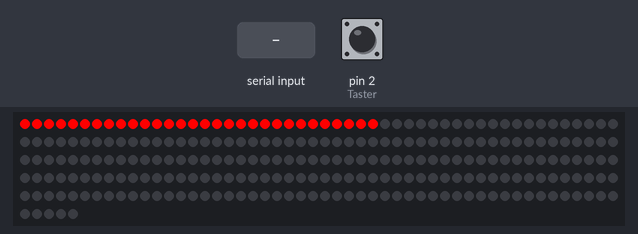
Recording of a sketch running on a simulated Arduino Uno, built with avr-gcc and run on an emulated ATmega328P. Shown: 255 RGB LEDs in strip order, left to right, continuing on the next row. The test bench sets the inputs (shaded band); at power-on: pin 2 (Taster) HIGH. What the sketch prints to the serial monitor is not drawn.

Above: at 1.2 s.
1.3 s: pin 2 (Taster) pulled LOW for 0.15 s
2.9 s: "a" received over the second serial link
5.3 s: pin 2 (Taster) pulled LOW for 1 s
6.9 s: pin 2 (Taster) pulsed LOW 5 times (0.12 s each, 0.3 s apart)
Timing chart, 0 to 9.9 s (numbered marks = the images above; inputs shaded):
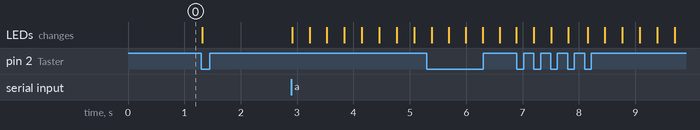

The sketch:

LEDStreifenMitBlue.ino
```cpp
#include <Adafruit_NeoPixel.h>

#define PIN 6

#define NUMPIXEL 255
int anzLEDs = 31;

Adafruit_NeoPixel Pixel(NUMPIXEL, PIN, NEO_GRB + NEO_KHZ800);


#define Taster 2
#define prellZeit 50

int muster;
int anzMuster = 6;
bool taste;
bool tasteAlt;
bool steigFlanke;
bool fallFlanke;
unsigned int letzteFlankenZeit = 0;
int laengeLauflicht = 5;
int LEDNr = 0;
unsigned long zeitSchritt=10 ;
unsigned long letzteZeit;

#include <SoftwareSerial.h>
SoftwareSerial blue(10, 11); // RX, TX

void setup() {
  pinMode(Taster, INPUT_PULLUP);

  Serial.begin(9600);
  Pixel.begin();
   blue.begin(9600);

}


void loop() {

  taster();
  bluethooth();
  mustereinstellen();


}


char BluetoothData;

void bluethooth(){


  if(blue.available()>0){
    Serial.print("2");
    BluetoothData = blue.read();
    Serial.print(BluetoothData);
    if(BluetoothData == 'a'){
      muster++;
      if(muster>5)muster =0;

    }


  }

}


void mustereinstellen () {

  switch (muster) {
    case 0:
      allesBlau();
      break;
    case 1:
      allesRot();

      break;
    case 2:
       laufLichtEins();
      break;

      case 3:
laufLichtMehere();
      break;
      case 4:
nightRider();

      break;

      case 5:
nightRiderMehere();

      break;
  }

  Pixel.show();

}

void taster () {
  tasteAlt = taste;
  taste = !digitalRead(Taster);
  steigFlanke = !tasteAlt && taste;
  fallFlanke = tasteAlt && !taste;

  if (steigFlanke && (millis() >= letzteFlankenZeit + prellZeit)) {
    muster = (muster + 1) % anzMuster;

    Serial.print(muster);
  }

  if (fallFlanke) {
    letzteFlankenZeit = millis();
  }

}

void allesRot(){
 for (int i = 0; i < 30; i++ ) {
        Pixel.setPixelColor(i , Pixel.Color(0, 0, 255));
      }
}

void allesBlau(){
 for (int i = 0; i < 30; i++ ) {
        Pixel.setPixelColor(i , Pixel.Color(255, 0, 0));
      }
}

void laufLichtEins(){

        if(millis()>letzteZeit+zeitSchritt){
          Pixel.clear();
          Pixel.setPixelColor(LEDNr, Pixel.Color(0, 255, 255));


          LEDNr = (LEDNr +1)%anzLEDs;
          letzteZeit = millis();
        }
}

void laufLichtMehere(){
      if(millis()>letzteZeit+zeitSchritt){
          Pixel.clear();
          for(int i =0;i<laengeLauflicht;i++){
          Pixel.setPixelColor((LEDNr+i)%anzLEDs, Pixel.Color(0, 255, 255));


          }

          LEDNr = (LEDNr +1)%anzLEDs;
          letzteZeit = millis();
        }

}
int lEDNrNight = 1;
  int richtung = -1;

void nightRiderMehere() {
   if(millis()>letzteZeit+zeitSchritt) {
     lEDNrNight = lEDNrNight + richtung;


     Pixel.clear();
     for(int i =0;i<laengeLauflicht;i++){
          Pixel.setPixelColor((lEDNrNight+i)%anzLEDs, Pixel.Color(0, 255, 0));

          Pixel.setPixelColor(anzLEDs-1-(lEDNrNight-i)%anzLEDs, Pixel.Color(0, 0, 255));


          }
          LEDNr = (LEDNr +1)%anzLEDs;
     letzteZeit = millis();


     }

}


void nightRider() {
   if(millis()>letzteZeit+zeitSchritt) {
     lEDNrNight = lEDNrNight + richtung;

     if((lEDNrNight == 0) || (lEDNrNight == anzLEDs /2 - 1)){
      richtung = -richtung;
     }
     Pixel.clear();
     Pixel.setPixelColor(lEDNrNight, Pixel.Color(0, 255, 255));
     Pixel.setPixelColor(anzLEDs-1-lEDNrNight, Pixel.Color(0, 255, 255));
     letzteZeit = millis();
     }

}
```
